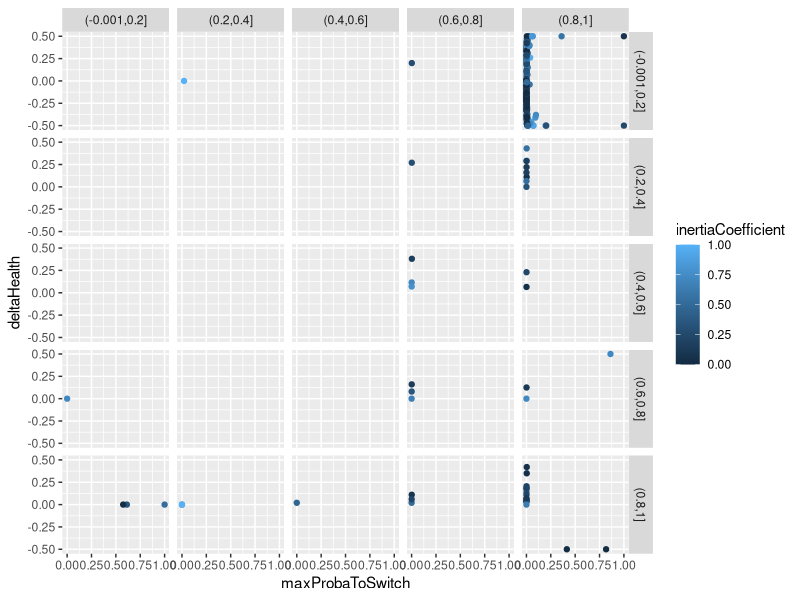

The R script that drew this image:

library(dplyr)
library(ggplot2)

setwd("/home/raimbault/ComplexSystems/HealthMobility/Models/analysis")

res <- as.tbl(read.csv('population48013.csv'))


g=ggplot(res,aes(x=maxProbaToSwitch,y=deltaHealth,color=inertiaCoefficient,group=inertiaCoefficient))
g+geom_point()+facet_grid(cut(healthyDietReward,5)~cut(interpersonalInfluence,5))








